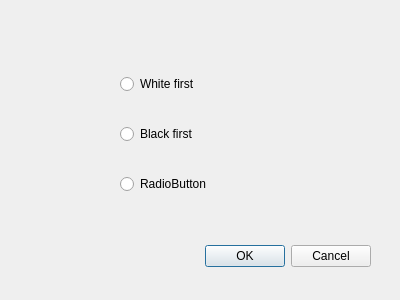
<?xml version="1.0" encoding="UTF-8"?>
<ui version="4.0">
 <class>Dialog</class>
 <widget class="QDialog" name="Dialog">
  <property name="geometry">
   <rect>
    <x>0</x>
    <y>0</y>
    <width>400</width>
    <height>300</height>
   </rect>
  </property>
  <property name="windowTitle">
   <string>Dialog</string>
  </property>
  <widget class="QDialogButtonBox" name="buttonBox">
   <property name="geometry">
    <rect>
     <x>30</x>
     <y>240</y>
     <width>341</width>
     <height>32</height>
    </rect>
   </property>
   <property name="orientation">
    <enum>Qt::Orientation::Horizontal</enum>
   </property>
   <property name="standardButtons">
    <set>QDialogButtonBox::StandardButton::Cancel|QDialogButtonBox::StandardButton::Ok</set>
   </property>
  </widget>
  <widget class="QWidget" name="">
   <property name="geometry">
    <rect>
     <x>120</x>
     <y>50</y>
     <width>111</width>
     <height>171</height>
    </rect>
   </property>
   <layout class="QVBoxLayout" name="verticalLayout">
    <item>
     <widget class="QRadioButton" name="radioButton">
      <property name="text">
       <string>White first</string>
      </property>
      <attribute name="buttonGroup">
       <string notr="true">buttonGroup</string>
      </attribute>
     </widget>
    </item>
    <item>
     <widget class="QRadioButton" name="radioButton_2">
      <property name="text">
       <string>Black first</string>
      </property>
      <attribute name="buttonGroup">
       <string notr="true">buttonGroup</string>
      </attribute>
     </widget>
    </item>
    <item>
     <widget class="QRadioButton" name="radioButton_3">
      <property name="text">
       <string>RadioButton</string>
      </property>
      <attribute name="buttonGroup">
       <string notr="true">buttonGroup</string>
      </attribute>
     </widget>
    </item>
   </layout>
  </widget>
 </widget>
 <resources/>
 <connections>
  <connection>
   <sender>buttonBox</sender>
   <signal>accepted()</signal>
   <receiver>Dialog</receiver>
   <slot>accept()</slot>
   <hints>
    <hint type="sourcelabel">
     <x>248</x>
     <y>254</y>
    </hint>
    <hint type="destinationlabel">
     <x>157</x>
     <y>274</y>
    </hint>
   </hints>
  </connection>
  <connection>
   <sender>buttonBox</sender>
   <signal>rejected()</signal>
   <receiver>Dialog</receiver>
   <slot>reject()</slot>
   <hints>
    <hint type="sourcelabel">
     <x>316</x>
     <y>260</y>
    </hint>
    <hint type="destinationlabel">
     <x>286</x>
     <y>274</y>
    </hint>
   </hints>
  </connection>
 </connections>
 <buttongroups>
  <buttongroup name="buttonGroup"/>
 </buttongroups>
</ui>
